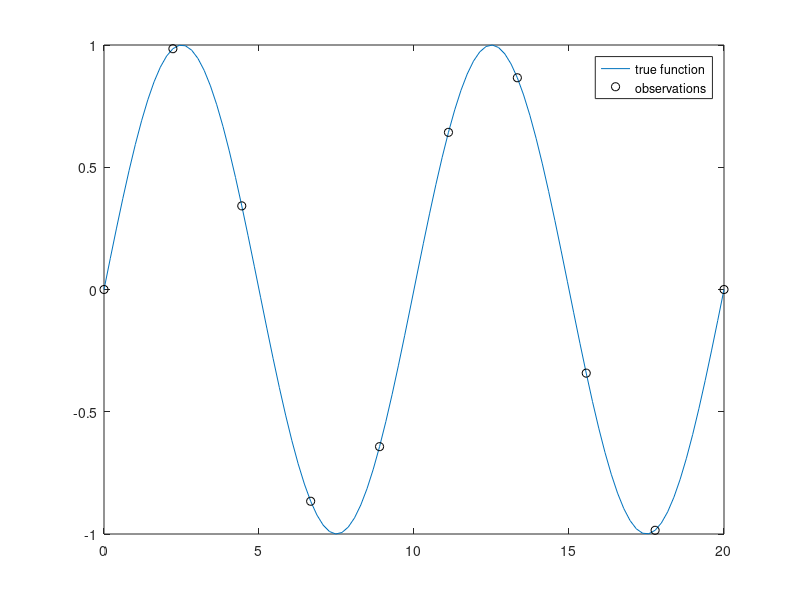

Write MATLAB code to recreate this figure. (Note: this script raises an error after producing the figure.)
L = 10;
f = @(x) sin(2*pi*x/L);

N = 10;
x = linspace(0,2*L,N)';

sigma = 0.1;
y = f(x);

x_dense = linspace(0,2*L,10*N)';

figure
plot(x_dense,f(x_dense)), hold on
scatter(x,y,'k')
legend('true function', 'observations')

spline = SmoothingSpline(x,y,NormalDistribution(sigma),'S',3,'T',3);

figure
plot(x_dense,f(x_dense)), hold on
scatter(x,y,'k')
plot(x_dense,spline(x_dense),'LineWidth',2)
legend('true function', 'noisy data', 'tension spline fit')